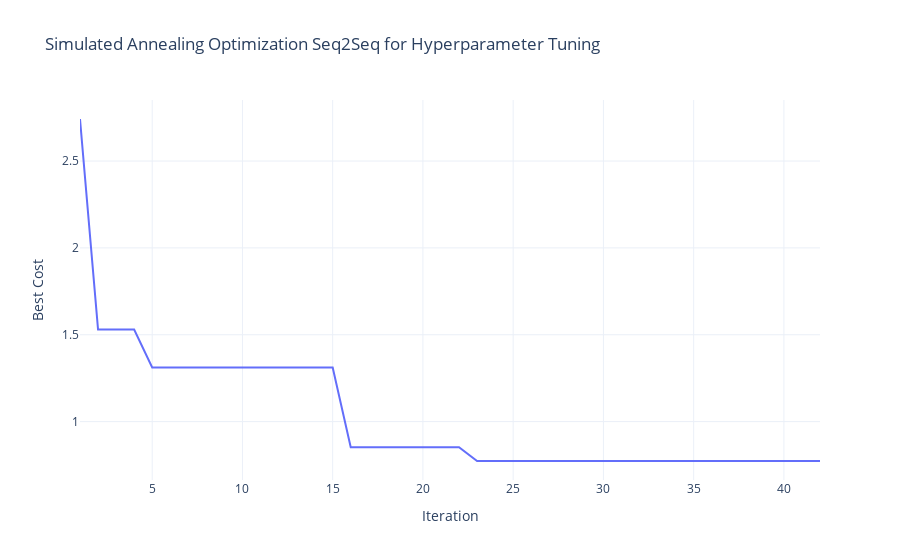

Here is the notebook cell this chart was saved with:
### Code cell
param_bounds = {
    "encoder_type": ["RNN", "GRU", "LSTM"],
    "decoder_type": ["FC"],
    "hidden_size": (32, 128),
    "num_layers": (5, 30),
    "bidirectional": [True, False],
    "decoder_use_all_hidden": [True, False],
}

initial_params = ["RNN", "FC", 32, 5, True, True]

initial_temp = 10

def objective(params):
    encoder_type, decoder_type, hidden_size, num_layers, bidirectional, decoder_use_all_hidden = params

    encoder_config = RNNConfig(
        input_size=len(columns_to_select),
        hidden_size=hidden_size,
        num_layers=num_layers,
        bidirectional=bidirectional
    )

    decoder_config = RNNConfig(
        input_size=len(columns_to_select),
        hidden_size=hidden_size,
        num_layers=num_layers,
        bidirectional=bidirectional
    )

    rnn2fc_config = Seq2SeqConfig(
        encoder_type=encoder_type,
        decoder_type=decoder_type,
        encoder_params=encoder_config,
        decoder_params={"window_size": WINDOW, "horizon": HORIZON},
        decoder_use_all_hidden=decoder_use_all_hidden,
        learning_rate=1e-3,
    )

    model = Seq2SeqModel(rnn2fc_config)

    trainer = pl.Trainer(
        min_epochs=5,
        max_epochs=200,
        accelerator="gpu",
        devices=1,
        callbacks=[EarlyStopping(monitor="valid_loss", patience=20)],
    )

    trainer.fit(model, datamodule)

    predictions = trainer.predict(model, datamodule.test_dataloader())
    predictions = torch.cat(predictions).squeeze().detach().numpy()
    predictions = predictions * datamodule.train.std + datamodule.train.mean

    actuals = test["covidOccupiedMVBeds"].values

    assert actuals.shape == predictions.shape, "Mismatch in shapes between actuals and predictions"

    return np.mean(np.abs(actuals - predictions))

best_cost, best_params, cost_history = simulated_annealing(
    objective, initial_params, initial_temp, neighbor, n_iter, cooling_rate
)

logging.info(f"Best Parameters: {best_params}, Best Cost: {best_cost}")

fig = go.Figure()
fig.add_trace(go.Scatter(x=np.arange(1, len(cost_history) + 1), y=cost_history, mode="lines"))
fig.update_layout(
    title="Simulated Annealing Optimization Seq2Seq for Hyperparameter Tuning",
    xaxis_title="Iteration",
    yaxis_title="Best Cost",
    template="plotly_white",
)

# save_path = f"reports/figures/{selected_area}_sa_seq2seq_optimization.pdf"
# pio.write_image(fig, save_path)
fig.show()

### Figure 1 — Plotly figure (JSON) as saved in the notebook; plotly's stock layout.template omitted (floating-point values rounded to 4 significant figures)
{"data": [{"mode": "lines", "type": "scatter", "x": [1, 2, 3, 4, 5, 6, 7, 8, 9, 10, 11, 12, 13, 14, 15, 16, 17, 18, 19, 20, 21, 22, 23, 24, 25, 26, 27, 28, 29, 30, 31, 32, 33, 34, 35, 36, 37, 38, 39, 40, 41, 42], "y": [2.742, 1.53, 1.53, 1.53, 1.312, 1.312, 1.312, 1.312, 1.312, 1.312, 1.312, 1.312, 1.312, 1.312, 1.312, 0.8527, 0.8527, 0.8527, 0.8527, 0.8527, 0.8527, 0.8527, 0.7731, 0.7731, 0.7731, 0.7731, 0.7731, 0.7731, 0.7731, 0.7731, 0.7731, 0.7731, 0.7731, 0.7731, 0.7731, 0.7731, 0.7731, 0.7731, 0.7731, 0.7731, 0.7731, 0.7731]}], "layout": {"title": {"text": "Simulated Annealing Optimization Seq2Seq for Hyperparameter Tuning"}, "xaxis": {"title": {"text": "Iteration"}}, "yaxis": {"title": {"text": "Best Cost"}}}}
